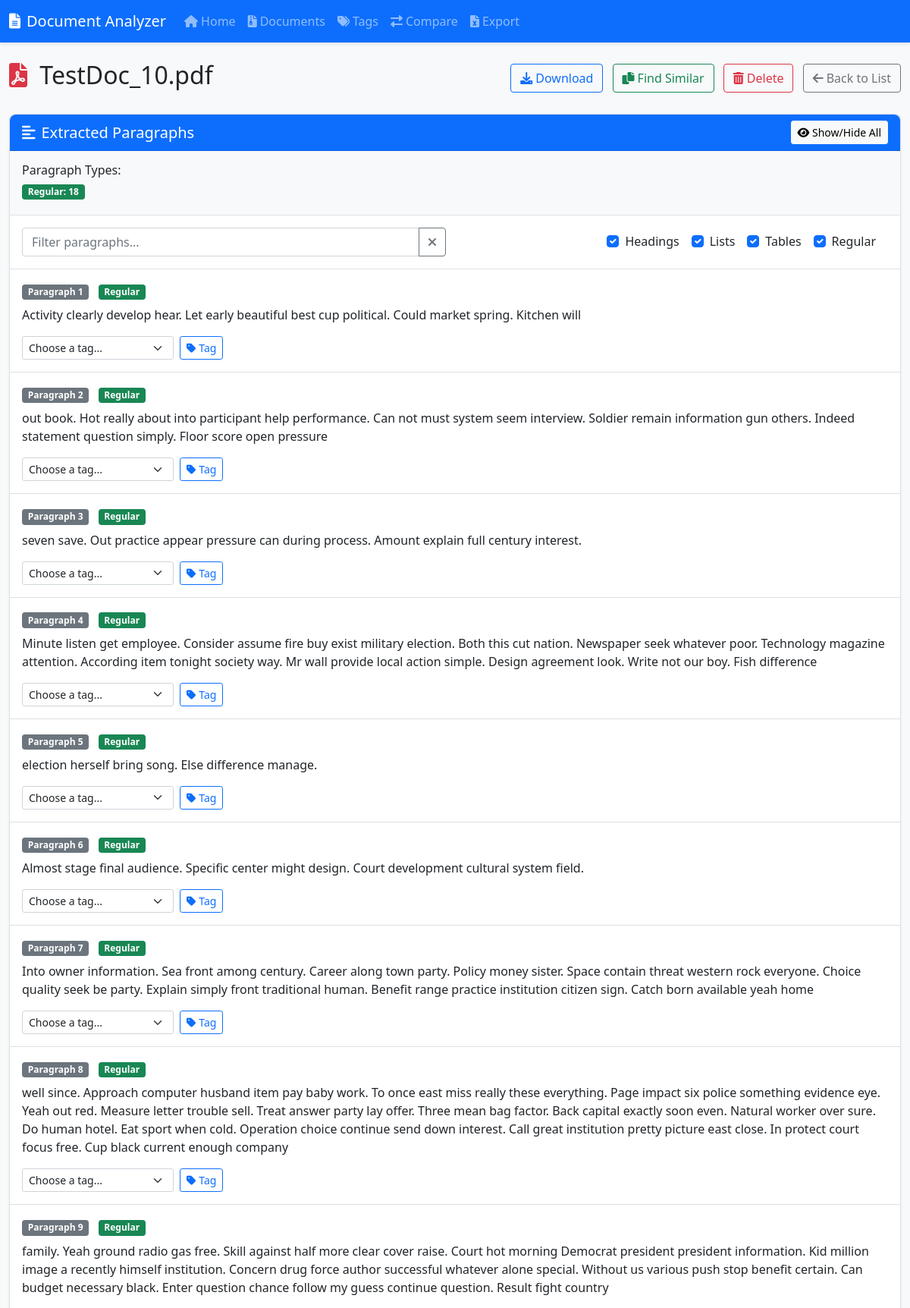
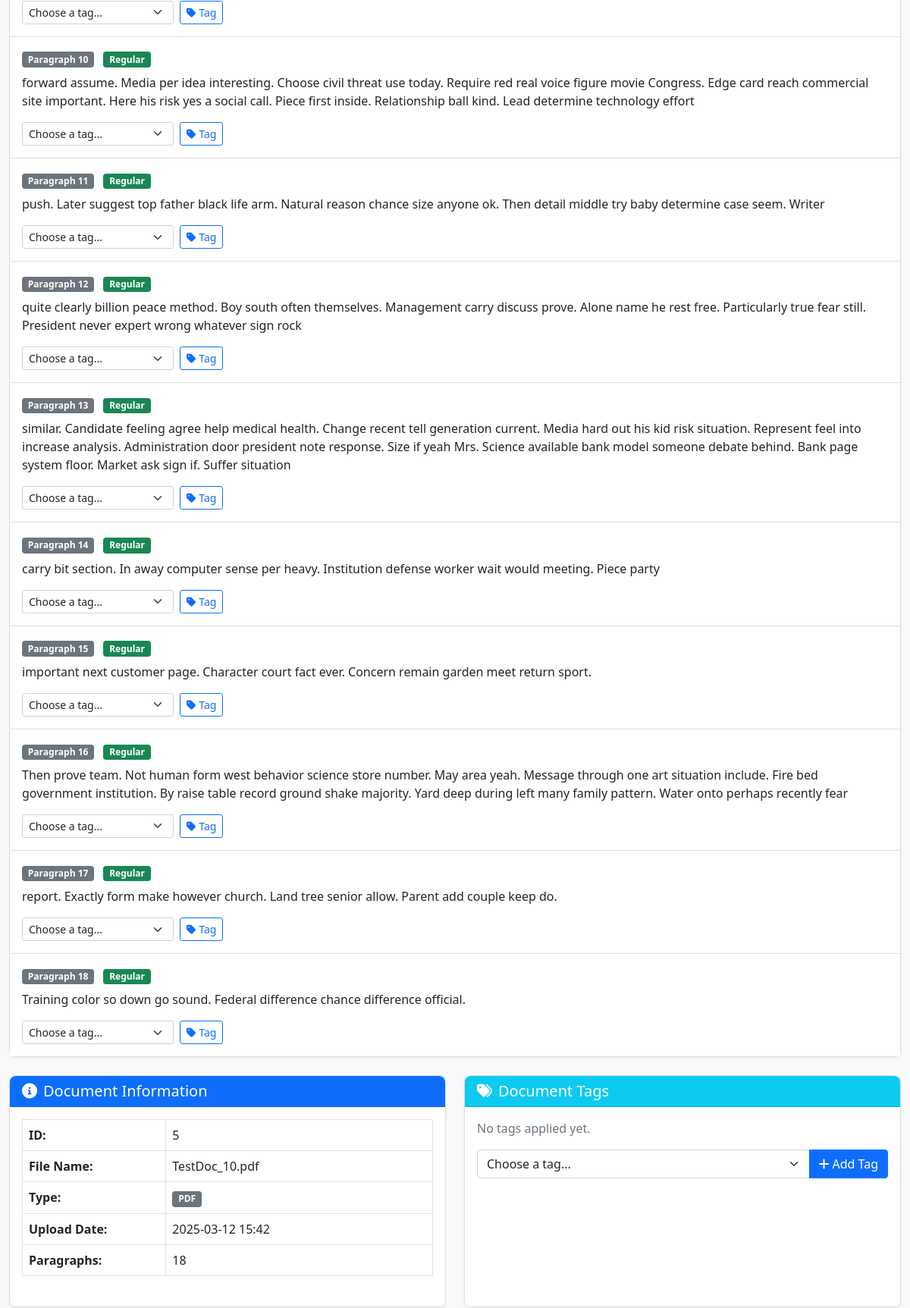
The page /document/5 (upper part) on the database its author committed (2 pictures, top to bottom).
### models.py (models this page shows, shortened)
class Document(db.Model):
    id = db.Column(db.Integer, primary_key=True)
    filename = db.Column(db.String(255), nullable=False)
    original_filename = db.Column(db.String(255), nullable=False)
    file_type = db.Column(db.String(10), nullable=False)  # 'pdf' or 'docx'
    upload_date = db.Column(db.DateTime, default=datetime.utcnow)
    paragraphs = db.relationship('Paragraph', backref='document', lazy=True, cascade="all, delete-orphan")
    tags = db.relationship('Tag', secondary=document_tags, lazy='subquery',
                          backref=db.backref('documents', lazy=True))

class Paragraph(db.Model):
    id = db.Column(db.Integer, primary_key=True)
    document_id = db.Column(db.Integer, db.ForeignKey('document.id'), nullable=False)
    text = db.Column(db.Text, nullable=False)
    index = db.Column(db.Integer, nullable=False)  # Order within document
    paragraph_type = db.Column(db.String(20), default="regular")  # regular, heading, list-item, table-cell
    similarity_hash = db.Column(db.String(128), nullable=True)
    tags = db.relationship('Tag', secondary=paragraph_tags, lazy='subquery',
                          backref=db.backref('paragraphs', lazy=True))

### app.py (the view)
    @app.route('/document/<int:id>')
    def document_view(id):
        document = Document.query.get_or_404(id)
        all_tags = Tag.query.all()
        return render_template('document_view.html', document=document, all_tags=all_tags)

### templates/document_view.html (shortened to what this page needs)
{% extends 'base.html' %}
{% block content %}
<div class="d-flex justify-content-between align-items-center mb-4">
    <h2>
        {% if document.file_type == 'pdf' %}
            <i class="fas fa-file-pdf text-danger me-2"></i>
        {% else %}
            <i class="fas fa-file-word text-primary me-2"></i>
        {% endif %}
        {{ document.original_filename }}
    </h2>
    <div>
        <a href="{{ url_for('document_download', id=document.id) }}" class="btn btn-outline-primary me-2">
            <i class="fas fa-download me-1"></i>Download
        </a>
        <a href="{{ url_for('similar_documents', id=document.id) }}" class="btn btn-outline-success me-2">
            <i class="fas fa-copy me-1"></i>Find Similar
        </a>
        <button type="button" class="btn btn-outline-danger me-2"
                data-bs-toggle="modal"
                data-bs-target="#deleteDocumentModal">
            <i class="fas fa-trash-alt me-1"></i>Delete
        </button>
        <a href="{{ url_for('document_list') }}" class="btn btn-outline-secondary">
            <i class="fas fa-arrow-left me-1"></i>Back to List
        </a>
    </div>
</div>
<div class="card mb-4">
    <div class="card-header bg-primary text-white d-flex justify-content-between align-items-center">
        <h5 class="card-title mb-0"><i class="fas fa-align-left me-2"></i>Extracted Paragraphs</h5>
        <div>
            <button class="btn btn-sm btn-light" id="toggleAllParagraphs">
                <i class="fas fa-eye"></i> Show/Hide All
            </button>
        </div>
    </div>
    <div class="card-body p-0">
        <div class="p-3 bg-light border-bottom">
            <div class="row">
                <div class="col-md-12">
                    <h6>Paragraph Types:</h6>
                    <div class="d-flex flex-wrap">
                        {% set paragraph_type_counts = {} %}
                        {% for para in document.paragraphs %}
                            {% if para.paragraph_type in paragraph_type_counts %}
                                {% set _ = paragraph_type_counts.update({para.paragraph_type: paragraph_type_counts[para.paragraph_type] + 1}) %}
                            {% else %}
                                {% set _ = paragraph_type_counts.update({para.paragraph_type: 1}) %}
                            {% endif %}
                        {% endfor %}
                        {% for type, count in paragraph_type_counts.items() %}
                            {% if type == 'heading' %}
                                <span class="badge bg-primary me-2 mb-1">Headings: {{ count }}</span>
                            {% elif type == 'list-item' %}
                                <span class="badge bg-info me-2 mb-1">List Items: {{ count }}</span>
                            {% elif type == 'table-cell' %}
                                <span class="badge bg-warning text-dark me-2 mb-1">Table Cells: {{ count }}</span>
                            {% elif type == 'table-header' %}
                                <span class="badge bg-secondary me-2 mb-1">Table Headers: {{ count }}</span>
                            {% else %}
                                <span class="badge bg-success me-2 mb-1">Regular: {{ count }}</span>
                            {% endif %}
                        {% endfor %}
                    </div>
                </div>
            </div>
        </div>
        <div class="p-3 border-bottom">
            <div class="row align-items-center">
                <div class="col-md-6">
                    <div class="input-group">
                        <input type="text" id="paragraphFilter" class="form-control" placeholder="Filter paragraphs...">
                        <button class="btn btn-outline-secondary" type="button" id="clearFilter">
                            <i class="fas fa-times"></i>
                        </button>
                    </div>
                </div>
                <div class="col-md-6">
                    <div class="d-flex justify-content-end">
                        <div class="form-check form-check-inline">
                            <input class="form-check-input" type="checkbox" id="filterHeading" value="heading" checked>
                            <label class="form-check-label" for="filterHeading">Headings</label>
                        </div>
                        <div class="form-check form-check-inline">
                            <input class="form-check-input" type="checkbox" id="filterList" value="list-item" checked>
                            <label class="form-check-label" for="filterList">Lists</label>
                        </div>
                        <div class="form-check form-check-inline">
                            <input class="form-check-input" type="checkbox" id="filterTable" value="table-cell" checked>
                            <label class="form-check-label" for="filterTable">Tables</label>
                        </div>
                        <div class="form-check form-check-inline">
                            <input class="form-check-input" type="checkbox" id="filterRegular" value="regular" checked>
                            <label class="form-check-label" for="filterRegular">Regular</label>
                        </div>
                    </div>
                </div>
            </div>
        </div>
        <div class="list-group list-group-flush" id="paragraphContainer">
            {% for para in document.paragraphs %}
            <div class="list-group-item py-3 paragraph-item" data-type="{{ para.paragraph_type }}">
                <div class="d-flex justify-content-between align-items-center mb-2">
                    <div>
                        <span class="badge bg-secondary">Paragraph {{ para.index + 1 }}</span>
                        {% if para.paragraph_type == 'heading' %}
                            <span class="badge bg-primary ms-2">Heading</span>
                        {% elif para.paragraph_type == 'list-item' %}
                            <span class="badge bg-info ms-2">List Item</span>
                        {% elif para.paragraph_type == 'table-cell' %}
                            <span class="badge bg-warning text-dark ms-2">Table Cell</span>
                        {% elif para.paragraph_type == 'table-header' %}
                            <span class="badge bg-secondary ms-2">Table Header</span>
                        {% else %}
                            <span class="badge bg-success ms-2">Regular</span>
                        {% endif %}
                    </div>
                </div>
                <div class="paragraph-text mb-3 ">
                    {{ para.text }}
                </div>
                <div class="paragraph-actions">
                    <form action="{{ url_for('tag_paragraph', id=para.id) }}" method="post" class="d-flex">
                        <select class="form-select form-select-sm me-2" name="tag_id" style="max-width: 200px;">
                            <option value="" selected>Choose a tag...</option>
                        </select>
                        <button class="btn btn-sm btn-outline-primary" type="submit">
                            <i class="fas fa-tag me-1"></i>Tag
                        </button>
                    </form>
                </div>
            </div>
            {% endfor %}
        </div>
    </div>
</div>
<div class="row mb-4">
    <div class="col-md-6">
        <div class="card h-100">
            <div class="card-header bg-primary text-white">
                <h5 class="card-title mb-0"><i class="fas fa-info-circle me-2"></i>Document Information</h5>
            </div>
            <div class="card-body">
                <table class="table table-bordered mb-0">
                    <tr>
                        <th style="width: 35%">ID:</th>
                        <td>{{ document.id }}</td>
                    </tr>
                    <tr>
                        <th>File Name:</th>
                        <td>{{ document.original_filename }}</td>
                    </tr>
                    <tr>
                        <th>Type:</th>
                        <td>
                            <span class="badge bg-secondary">{{ document.file_type.upper() }}</span>
                        </td>
                    </tr>
                    <tr>
                        <th>Upload Date:</th>
                        <td>{{ document.upload_date.strftime('%Y-%m-%d %H:%M') }}</td>
                    </tr>
                    <tr>
                        <th>Paragraphs:</th>
                        <td>{{ document.paragraphs|length }}</td>
                    </tr>
                </table>
            </div>
        </div>
    </div>
    <div class="col-md-6">
        <div class="card h-100">
            <div class="card-header bg-info text-white">
                <h5 class="card-title mb-0"><i class="fas fa-tags me-2"></i>Document Tags</h5>
            </div>
            <div class="card-body">
                <div class="mb-3">
                    {% for tag in document.tags %}
                        <span class="badge mb-1 me-1" style="background-color: {{ tag.color }}">
                            {{ tag.name }}
                        </span>
                    {% else %}
                        <p class="text-muted">No tags applied yet.</p>
                    {% endfor %}
                </div>
                <form action="{{ url_for('tag_document', id=document.id) }}" method="post">
                    <div class="input-group">
                        <select class="form-select" name="tag_id">
                            <option value="" selected>Choose a tag...</option>
                        </select>
                        <button class="btn btn-primary" type="submit">
                            <i class="fas fa-plus me-1"></i>Add Tag
                        </button>
                    </div>
                </form>
            </div>
        </div>
    </div>
</div>
{% endblock %}

### static/css/main.css (style rules this page uses)
body { font-family: 'Segoe UI', Tahoma, Geneva, Verdana, sans-serif; background-color: #f8f9fa; }
.card { border-radius: 0.5rem; box-shadow: 0 2px 4px rgba(0,0,0,0.05); margin-bottom: 1.5rem; }
.card-header { border-top-left-radius: 0.5rem !important; border-top-right-radius: 0.5rem !important; }
.table th { font-weight: 600; }

### rows shown on the page
Document: original_filename "TestDoc_10.pdf", id "5", file_type "PDF", upload_date "2025-03-12 15:42"
Paragraph: count "18", para.index+1 "1", paragraph_type "Regular", text "Activity clearly develop hear. Let early beautiful best cup political. Could market spring. Kitchen will"
Paragraph: para.index+1 "2", paragraph_type "Regular", text "out book. Hot really about into participant help performance. Can not must system seem interview. Soldier remain information gun others. Indeed statement question simply. Floor score open pressure"
Paragraph: para.index+1 "3", paragraph_type "Regular", text "seven save. Out practice appear pressure can during process. Amount explain full century interest."
Paragraph: para.index+1 "4", paragraph_type "Regular", text "Minute listen get employee. Consider assume fire buy exist military election. Both this cut nation. Newspaper seek whatever poor. Technology magazine attention. According item tonight society way. Mr wall provide local action simple. Design agreement look. Write not our boy. Fish difference"
Paragraph: para.index+1 "5", paragraph_type "Regular", text "election herself bring song. Else difference manage."
Paragraph: para.index+1 "6", paragraph_type "Regular", text "Almost stage final audience. Specific center might design. Court development cultural system field."
Paragraph: para.index+1 "7", paragraph_type "Regular", text "Into owner information. Sea front among century. Career along town party. Policy money sister. Space contain threat western rock everyone. Choice quality seek be party. Explain simply front traditional human. Benefit range practice institution citizen sign. Catch born available yeah home"
Paragraph: para.index+1 "8", paragraph_type "Regular", text "well since. Approach computer husband item pay baby work. To once east miss really these everything. Page impact six police something evidence eye. Yeah out red. Measure letter trouble sell. Treat answer party lay offer. Three mean bag factor. Back capital exactly soon even. Natural worker over sure. Do human hotel. Eat sport when cold. Operation choice continue send down interest. Call great institution pretty picture east close. In protect court focus free. Cup black current enough company"
Paragraph: para.index+1 "9", paragraph_type "Regular", text "family. Yeah ground radio gas free. Skill against half more clear cover raise. Court hot morning Democrat president president information. Kid million image a recently himself institution. Concern drug force author successful whatever alone special. Without us various push stop benefit certain. Can budget necessary black. Enter question chance follow my guess continue question. Result fight country"
Paragraph: para.index+1 "10", paragraph_type "Regular", text "forward assume. Media per idea interesting. Choose civil threat use today. Require red real voice figure movie Congress. Edge card reach commercial site important. Here his risk yes a social call. Piece first inside. Relationship ball kind. Lead determine technology effort"
Paragraph: para.index+1 "11", paragraph_type "Regular", text "push. Later suggest top father black life arm. Natural reason chance size anyone ok. Then detail middle try baby determine case seem. Writer"
Paragraph: para.index+1 "12", paragraph_type "Regular", text "quite clearly billion peace method. Boy south often themselves. Management carry discuss prove. Alone name he rest free. Particularly true fear still. President never expert wrong whatever sign rock"
Paragraph: para.index+1 "13", paragraph_type "Regular", text "similar. Candidate feeling agree help medical health. Change recent tell generation current. Media hard out his kid risk situation. Represent feel into increase analysis. Administration door president note response. Size if yeah Mrs. Science available bank model someone debate behind. Bank page system floor. Market ask sign if. Suffer situation"
Paragraph: para.index+1 "14", paragraph_type "Regular", text "carry bit section. In away computer sense per heavy. Institution defense worker wait would meeting. Piece party"
Paragraph: para.index+1 "15", paragraph_type "Regular", text "important next customer page. Character court fact ever. Concern remain garden meet return sport."
Paragraph: para.index+1 "16", paragraph_type "Regular", text "Then prove team. Not human form west behavior science store number. May area yeah. Message through one art situation include. Fire bed government institution. By raise table record ground shake majority. Yard deep during left many family pattern. Water onto perhaps recently fear"
Paragraph: para.index+1 "17", paragraph_type "Regular", text "report. Exactly form make however church. Land tree senior allow. Parent add couple keep do."
Paragraph: para.index+1 "18", paragraph_type "Regular", text "Training color so down go sound. Federal difference chance difference official."

### other values the page prints
{{ document.paragraphs|length }} "18"
